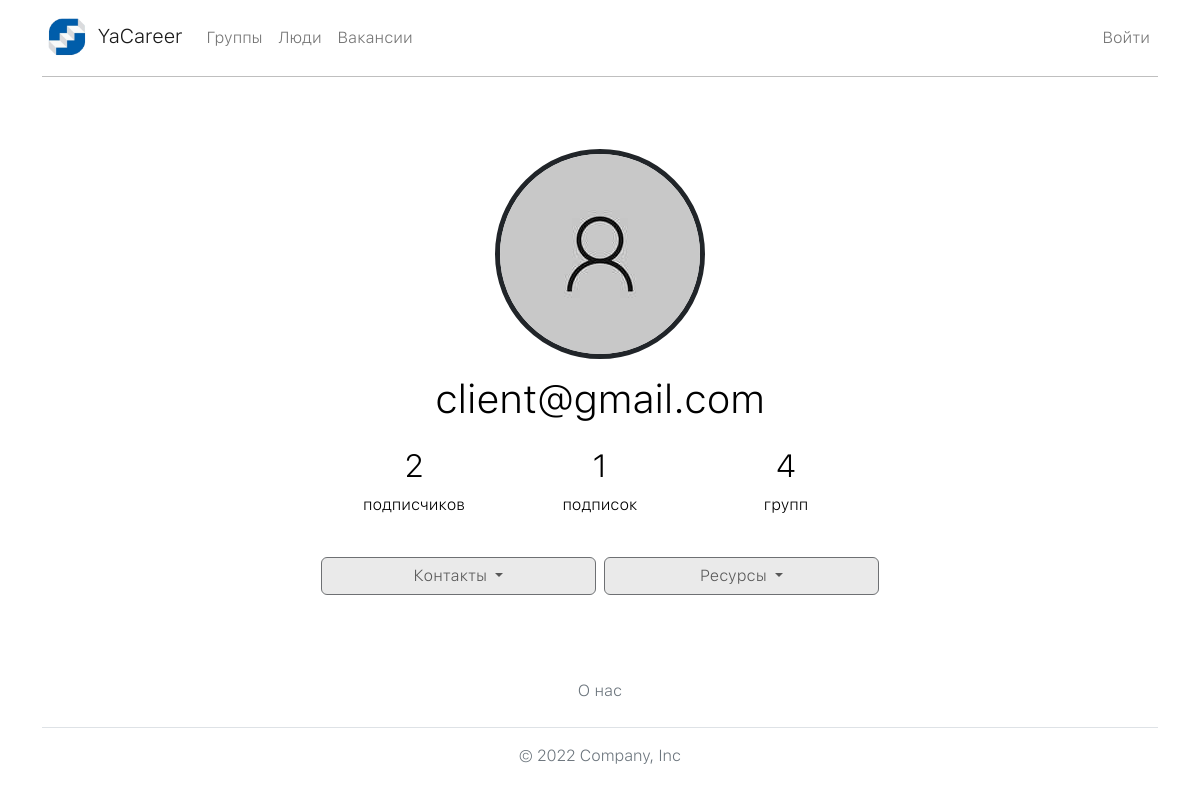
Screenshot of /users/2/ with the database file from the repository.
### users/models.py (models this page shows, shortened)
class User(AbstractBaseUser, PermissionsMixin, BaseModelImage):
    objects = UserManager()
    first_name = models.CharField(
        'имя',
        max_length=150,
        blank=True,
        default='',
    )
    last_name = models.CharField(
        'фамилия',
        max_length=150,
        blank=True,
        default='',
    )
    email = models.EmailField(
        'почта',
        unique=True,
    )
    is_active = models.BooleanField(
        'активная учетная запись',
        default=True,
        null=True,
    )
    is_staff = models.BooleanField(
        'персонал',
        default=False,
        null=True,
    )
    is_superuser = models.BooleanField(
        'админ',
        default=False,
        null=True,
    )
    is_open_to_work = models.BooleanField(
        'в поисках работы',
        default=False,
        null=True,
    )
    date_joined = models.DateTimeField(
        default=timezone.now,
    )
    about = models.CharField(
        'описание',
        max_length=1024,
        null=True,
        blank=True,
    )
    birthday = models.DateField(
        'дата рождения',
        blank=True,
        null=True,
    )
    USERNAME_FIELD = 'email'
    class Meta:
        ordering = ['id']
        default_related_name = 'users'
        verbose_name = 'пользователь'
        verbose_name_plural = 'пользователи'

### users/views.py (the view, shortened to what this page needs)
class UserDetailView(DetailView, FormMixin):
    template_name = 'users/user_detail.html'
    model = User
    form_class = FollowsU2UForm
    context_object_name = 'user'
    def get_context_data(self, **kwargs):
        data = super().get_context_data(**kwargs)
        for i in self.object.user_followed.all():
            if self.request.user == i.from_user:
                data['is_followed'] = True
                break
        else:
            data['is_followed'] = False
        return data

### core/models.py (called while the page is built)
    @property
    def get_img_small(self):
        return get_thumbnail(
            self.photo,
            '50x50',
            crop='center',
            quality=51
        )

### groups/models.py (called while the page is built)
    def __str__(self):
        return self.name

### users/models.py (called while the page is built, shortened)
    def get_queryset(self):
        return self.queryset

### templates/users/user_detail.html (shortened to what this page needs)
{% extends "base.html" %}
{% load static %}
{% block content %}
<div class="d-flex justify-content-between flex-column w-50 mx-auto">
  {% include "users/includes/info.html" %}
  {% include "users/includes/links.html" %}
</div>
{% endblock %}

### templates/users/includes/info.html (shortened to what this page needs)
{% load static %}
<div class="d-flex align-items-center flex-column mt-5 mb-2">
  <div class="my-2 mx-5">
    <img
      src="{% if user.photo %} {{ user.get_img.url }} {% else %} {% static 'img/default_avatar_user.jpg' %} {% endif %}"
      class="{% if user.is_open_to_work %} rounded-circle border border-5 border-success {% else %} rounded-circle border border-5 border-dark {% endif %}"
      alt="Аватар"
    >
  </div>
  <div class="d-flex align-content-center flex-column my-auto">
    <h1
      class="text-center my-2"
    >
    {% if user.first_name or user.last_name %}
      {{user.first_name}} {{user.last_name}}
    {% else %}
      {{user.email}}
    {% endif %}
    </h1>
  </div>
  <div class="d-flex w-100 justify-content-evenly my-3 user-select-none">
    <div class="col-4 text-center" data-bs-toggle="modal" data-bs-target="#modal-followed" role="button">
      <h2>{{ user.user_followed.count }}</h2>
      <p>подписчиков</p>
    </div>
    <div class="col-4 text-center" data-bs-toggle="modal" data-bs-target="#modal-follows" role="button">
      <h2>{{ user.user_follows.count }}</h2>
      <p>подписок</p>
    </div>
    <div class="col-4 text-center" data-bs-toggle="modal" data-bs-target="#modal-groups" role="button">
      <h2>{{ user.members.count|add:user.owner.count }}</h2>
      <p>групп</p>
    </div>
  </div>
</div>

### static_dev/style/style.css (style rules this page uses)
html * { font-family: "SF UI Text" !important; font-weight: normal; }
body { font-family: 'Roboto', sans-serif; font-size: 16px; font-weight: 400; color: #000; background-color: #fff; min-width: 350px; min-height: 100vh; display: flex; flex-direction: column; }

### rows the page displays
User: email "client@gmail.com", user_followed.count "2", user_follows.count "1", members.count|add "4"
